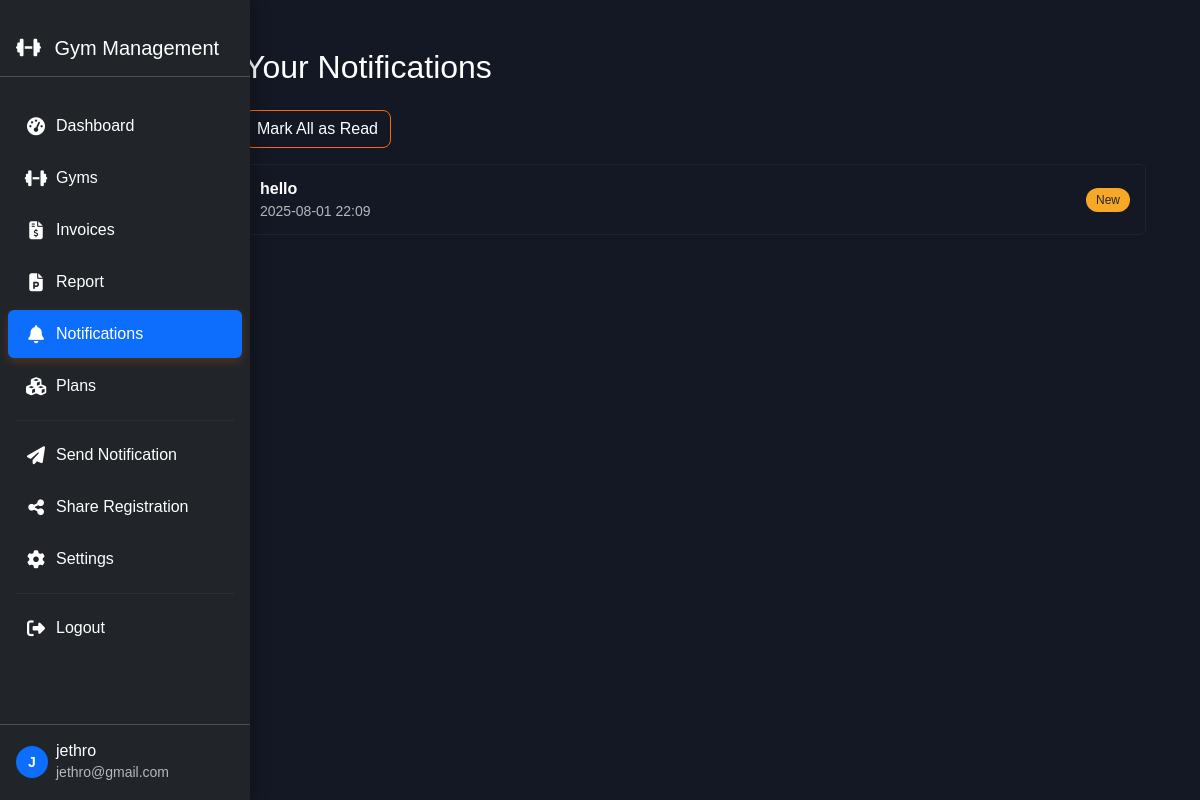
Screenshot of /system/notifications/ (signed in) with the database file from the repository.
### core/models.py (models this page shows, shortened)
class User(AbstractUser):
    ROLE_CHOICES = (
        ('gym_owner', 'Gym Owner'),
        ('system_admin', 'System Admin'),
    )
    role = models.CharField(max_length=20, choices=ROLE_CHOICES)
    phone = models.CharField(max_length=15, blank=True, null=True)
    is_approved = models.BooleanField(default=False)

class Notification(models.Model):
    user = models.ForeignKey(User, on_delete=models.CASCADE, related_name='notifications')
    message = models.TextField()
    created_at = models.DateTimeField(auto_now_add=True)
    is_read = models.BooleanField(default=False)
    link = models.CharField(max_length=200, blank=True)

### system/views.py (the view)
# urls.py: path('notifications/', views.user_notifications, name='user_notifications'),
@login_required
def notifications(request):
    notifications = Notification.objects.filter(user=request.user).order_by('-created_at')
    if request.method == 'POST':
        notifications.update(is_read=True)
        return redirect('notifications')
    context = {
        'notifications': notifications
    }
    return render(request, 'system/notifications.html', context)

### templates/system/notifications.html (shortened to what this page needs)
{% extends 'base.html' %}
{% block content %}
<div class="container">
  <div class="row">
    <div class="col-md-3 col-lg-2 d-none d-md-block bg-light sidebar">
      {% include 'partials/sidebar_system.html' %}
    </div>
    <div class="col-md-9 ms-sm-auto col-lg-10 px-md-4 mt-4">
      <h2 class="mb-4">Your Notifications</h2>
      <form method="post" class="mb-3">
        <button type="submit" class="btn btn-outline-primary">Mark All as Read</button>
      </form>
      <div class="list-group">
        {% for note in notifications %}
          <a href="{{ note.link }}" class="list-group-item list-group-item-action d-flex justify-content-between align-items-center {% if not note.is_read %}list-group-item-info{% endif %}">
            <div>
              <strong>{{ note.message }}</strong>
              <div class="small text-muted">{{ note.created_at|date:"Y-m-d H:i" }}</div>
            </div>
            {% if not note.is_read %}
              <span class="badge bg-warning text-dark">New</span>
            {% endif %}
          </a>
        {% empty %}
          <div class="alert alert-secondary">No notifications available.</div>
        {% endfor %}
      </div>
    </div>
  </div>
</div>
{% endblock %}

### templates/partials/sidebar_system.html (shortened to what this page needs)
{% load core_tags %}
<nav class="sidebar bg-dark" id="sidebarMenu">
    <div class="sidebar-header p-3">
        <div class="d-flex align-items-center">
            <div class="sidebar-brand">
                <h5 class="text-white mb-0">
                    <i class="fas fa-dumbbell me-2"></i>
                    Gym Management
                </h5>
            </div>
        </div>
    </div>
    <div class="sidebar-content">
        <ul class="nav flex-column">
            <li class="nav-item">
                <a class="nav-link {% if request.resolver_match.url_name == 'dashboard' %}active{% endif %}"
                   href="{% url 'system_dashboard' %}">
                    <i class="fas fa-tachometer-alt me-2"></i>
                    Dashboard
                </a>
            </li>
            <li class="nav-item">
                <a class="nav-link {% if request.resolver_match.url_name == 'gym_list' %}active{% endif %}"
                   href="{% url 'gym_list' %}">
                    <i class="fas fa-dumbbell me-2"></i>
                    Gyms
                </a>
            </li>
            <li class="nav-item">
                <a class="nav-link {% if request.resolver_match.url_name == 'invoice_list' %}active{% endif %}"
                   href="{% url 'invoice_list' %}">
                    <i class="fas fa-file-invoice-dollar me-2"></i>
                    Invoices
                </a>
            </li>
            <li class="nav-item">
                <a class="nav-link {% if request.resolver_match.url_name == 'report' %}active{% endif %}"
                   href="{% url 'report' %}">
                    <i class="fas far fa-file-powerpoint me-2"></i>
                    Report
                </a>
            </li>
            <li class="nav-item">
                <a class="nav-link {% if request.resolver_match.url_name == 'notifications' %}active{% endif %}"
                   href="{% url 'notifications' %}">
                    <i class="fas fa-bell me-2"></i>
                    Notifications
                </a>
            </li>
            <li class="nav-item">
                <a class="nav-link {% if request.resolver_match.url_name == 'manage_plans' %}active{% endif %}"
                   href="{% url 'manage_plans' %}">
                    <i class="fas fa-cubes me-2"></i>
                    Plans
                </a>
            </li>
            <hr class="sidebar-divider">
            <li class="nav-item">
                <a class="nav-link {% if request.resolver_match.url_name == 'send_notification' %}active{% endif %}"
                   href="{% url 'send_notification' %}">
                    <i class="fas fa-paper-plane me-2"></i>
                    Send Notification
                </a>
            </li>
            <li class="nav-item">
                <a class="nav-link {% if request.resolver_match.url_name == 'share_registration_link' %}active{% endif %}"
                   href="{% url 'share_registration_link' %}">
                    <i class="fas fa-share-alt me-2"></i>
                    Share Registration
                </a>
            </li>
            <li class="nav-item">
                <a class="nav-link {% if request.resolver_match.url_name == 'system_settings' %}active{% endif %}"
                   href="{% url 'system_settings' %}">
                    <i class="fas fa-cog me-2"></i>
                    Settings
                </a>
            </li>
            <hr class="sidebar-divider">
            <li class="nav-item">
                <a class="nav-link" href="{% url 'logout' %}">
                    <i class="fas fa-sign-out-alt me-2"></i>
                    Logout
                </a>
            </li>
        </ul>
    </div>
    <div class="sidebar-footer p-3 mt-auto">
        <div class="d-flex align-items-center">
            <div class="avatar-sm me-2">
                <span class="avatar-title rounded-circle bg-primary">
                    {{ user.username|first|upper }}
                </span>
            </div>
            <div class="flex-grow-1">
                <h6 class="text-white mb-0">{{ user.username }}</h6>
                <small class="text-muted">{{ user.email }}</small>
            </div>
        </div>
    </div>
</nav>

### static/css/styles.css (style rules this page uses)
:root { --bg-main: #141824; --bg-card: #1E212D; --primary: #FF6A00; --accent: #F9A826; --success: #28C76F; --error: #EA5455; --text: #EAEAEA; --text-secondary: #B4B7BD; --text-contrast: #FFFFFF; }
body { background-color: var(--bg-main); color: var(--text-contrast); font-family: 'Poppins', sans-serif; min-height: 100vh; }
h1, h2, h3, h4, h5, h6, p, label, th, td, .form-control, .form-label, .btn, .card-title, .card-text, .list-group-item, .nav-link { color: var(--text-contrast) !important; }
.text-muted { color: var(--text-secondary) !important; }
.btn-outline-primary { color: var(--primary); border-color: var(--primary); border-radius: 8px; transition: all 0.3s; }
.badge { padding: 6px 10px; border-radius: 20px; font-weight: 500; }
.badge.bg-warning { background-color: var(--accent) !important; }
.list-group-item { background-color: transparent; border-color: rgba(255, 255, 255, 0.05); color: var(--text-contrast); padding: 12px 15px; transition: background-color 0.2s; }
.sidebar { background-color: var(--bg-card); height: 100vh; position: fixed; top: 0; left: 0; width: 250px; padding-top: 20px; z-index: 1000; box-shadow: 0 0 20px rgba(0, 0, 0, 0.2); }
.sidebar-header { padding: 0 20px 20px; border-bottom: 1px solid rgba(255, 255, 255, 0.1); margin-bottom: 15px; }
.sidebar .nav-link { color: var(--text-secondary); padding: 12px 20px; margin: 5px 10px; border-radius: 8px; transition: all 0.3s; display: flex; align-items: center; }
.sidebar .nav-link:hover, .sidebar .nav-link.active { background-color: var(--primary); color: var(--text-contrast) !important; box-shadow: 0 4px 8px rgba(255, 106, 0, 0.2); }
.sidebar .nav-link i { width: 24px; text-align: center; font-size: 18px; margin-right: 10px; }

### templates/partials/sidebar_system.html (style rules this page uses)
.sidebar { position: fixed; top: 0; left: 0; height: 100vh; width: 250px; z-index: 1000; transition: all 0.3s; display: flex; flex-direction: column; overflow: hidden; }
.sidebar-header { flex-shrink: 0; border-bottom: 1px solid #495057; }
.sidebar-content { flex: 1; overflow-y: auto; overflow-x: hidden; padding: 0.5rem 0; }
.sidebar .nav-link { color: #adb5bd; padding: 0.75rem 1rem; border-radius: 0.375rem; margin: 0.125rem 0.5rem; transition: all 0.15s ease-in-out; white-space: nowrap; }
.sidebar .nav-link.active { color: #fff; background-color: #0d6efd; }
.sidebar-divider { border-color: #495057; margin: 0.5rem 1rem; }
.sidebar-footer { flex-shrink: 0; border-top: 1px solid #495057; }
.avatar-title { width: 32px; height: 32px; display: flex; align-items: center; justify-content: center; font-size: 14px; font-weight: 600; }

### rows the page displays
User: username|first "J", username "jethro", email "jethro@gmail.com"
Notification: message "hello", created_at "2025-08-01 22:09", is_read "New"
